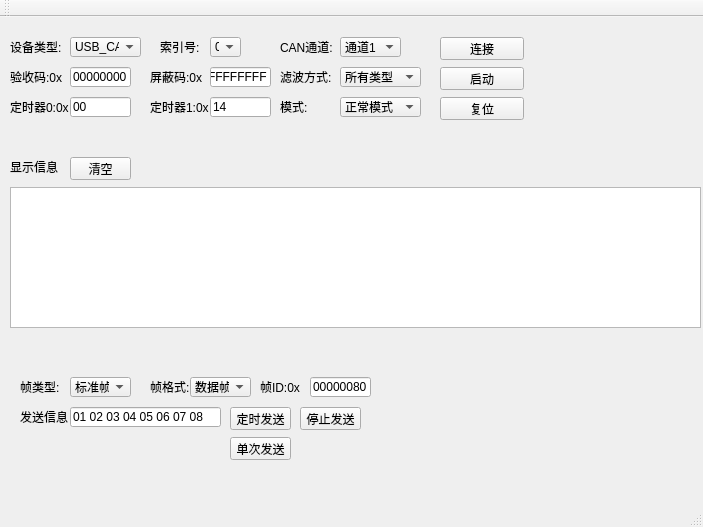
<?xml version="1.0" encoding="UTF-8"?>
<ui version="4.0">
 <class>MainWindow</class>
 <widget class="QMainWindow" name="MainWindow">
  <property name="geometry">
   <rect>
    <x>0</x>
    <y>0</y>
    <width>703</width>
    <height>527</height>
   </rect>
  </property>
  <property name="windowTitle">
   <string>MainWindow</string>
  </property>
  <widget class="QWidget" name="centralWidget">
   <widget class="QComboBox" name="CanRoute">
    <property name="geometry">
     <rect>
      <x>340</x>
      <y>20</y>
      <width>61</width>
      <height>20</height>
     </rect>
    </property>
    <item>
     <property name="text">
      <string>通道1</string>
     </property>
    </item>
    <item>
     <property name="text">
      <string>通道2</string>
     </property>
    </item>
   </widget>
   <widget class="QLabel" name="label_62">
    <property name="geometry">
     <rect>
      <x>150</x>
      <y>80</y>
      <width>71</width>
      <height>20</height>
     </rect>
    </property>
    <property name="text">
     <string>定时器1:0x</string>
    </property>
   </widget>
   <widget class="QLabel" name="label_63">
    <property name="geometry">
     <rect>
      <x>280</x>
      <y>80</y>
      <width>71</width>
      <height>20</height>
     </rect>
    </property>
    <property name="text">
     <string>模式:</string>
    </property>
   </widget>
   <widget class="QLineEdit" name="AccCode">
    <property name="geometry">
     <rect>
      <x>70</x>
      <y>50</y>
      <width>61</width>
      <height>20</height>
     </rect>
    </property>
    <property name="text">
     <string>00000000</string>
    </property>
   </widget>
   <widget class="QLineEdit" name="Timing0">
    <property name="geometry">
     <rect>
      <x>70</x>
      <y>80</y>
      <width>61</width>
      <height>20</height>
     </rect>
    </property>
    <property name="text">
     <string>00</string>
    </property>
   </widget>
   <widget class="QLabel" name="label_47">
    <property name="geometry">
     <rect>
      <x>280</x>
      <y>20</y>
      <width>61</width>
      <height>20</height>
     </rect>
    </property>
    <property name="text">
     <string>CAN通道:</string>
    </property>
   </widget>
   <widget class="QLabel" name="label_46">
    <property name="geometry">
     <rect>
      <x>10</x>
      <y>20</y>
      <width>61</width>
      <height>20</height>
     </rect>
    </property>
    <property name="text">
     <string>设备类型:</string>
    </property>
   </widget>
   <widget class="QComboBox" name="EqupType">
    <property name="geometry">
     <rect>
      <x>70</x>
      <y>20</y>
      <width>71</width>
      <height>20</height>
     </rect>
    </property>
    <item>
     <property name="text">
      <string>USB_CAN</string>
     </property>
    </item>
    <item>
     <property name="text">
      <string>USB_CAN2</string>
     </property>
    </item>
   </widget>
   <widget class="QPushButton" name="CanStart">
    <property name="geometry">
     <rect>
      <x>440</x>
      <y>50</y>
      <width>84</width>
      <height>23</height>
     </rect>
    </property>
    <property name="text">
     <string>启动</string>
    </property>
   </widget>
   <widget class="QLabel" name="label_60">
    <property name="geometry">
     <rect>
      <x>280</x>
      <y>50</y>
      <width>71</width>
      <height>20</height>
     </rect>
    </property>
    <property name="text">
     <string>滤波方式:</string>
    </property>
   </widget>
   <widget class="QComboBox" name="FilterType">
    <property name="geometry">
     <rect>
      <x>340</x>
      <y>50</y>
      <width>81</width>
      <height>20</height>
     </rect>
    </property>
    <item>
     <property name="text">
      <string>所有类型</string>
     </property>
    </item>
    <item>
     <property name="text">
      <string>标准帧</string>
     </property>
    </item>
    <item>
     <property name="text">
      <string>扩展帧</string>
     </property>
    </item>
   </widget>
   <widget class="QComboBox" name="WorkMode">
    <property name="geometry">
     <rect>
      <x>340</x>
      <y>80</y>
      <width>81</width>
      <height>20</height>
     </rect>
    </property>
    <item>
     <property name="text">
      <string>正常模式</string>
     </property>
    </item>
    <item>
     <property name="text">
      <string>只听模式</string>
     </property>
    </item>
    <item>
     <property name="text">
      <string>自测模式</string>
     </property>
    </item>
   </widget>
   <widget class="QLabel" name="label_59">
    <property name="geometry">
     <rect>
      <x>150</x>
      <y>50</y>
      <width>61</width>
      <height>20</height>
     </rect>
    </property>
    <property name="text">
     <string>屏蔽码:0x</string>
    </property>
   </widget>
   <widget class="QLineEdit" name="Timing1">
    <property name="geometry">
     <rect>
      <x>210</x>
      <y>80</y>
      <width>61</width>
      <height>20</height>
     </rect>
    </property>
    <property name="text">
     <string>14</string>
    </property>
   </widget>
   <widget class="QPushButton" name="CanConnect">
    <property name="geometry">
     <rect>
      <x>440</x>
      <y>20</y>
      <width>84</width>
      <height>23</height>
     </rect>
    </property>
    <property name="text">
     <string>连接</string>
    </property>
   </widget>
   <widget class="QLabel" name="label_61">
    <property name="geometry">
     <rect>
      <x>10</x>
      <y>80</y>
      <width>71</width>
      <height>20</height>
     </rect>
    </property>
    <property name="text">
     <string>定时器0:0x</string>
    </property>
   </widget>
   <widget class="QLineEdit" name="AccMask">
    <property name="geometry">
     <rect>
      <x>210</x>
      <y>50</y>
      <width>61</width>
      <height>20</height>
     </rect>
    </property>
    <property name="text">
     <string>FFFFFFFF</string>
    </property>
   </widget>
   <widget class="QLabel" name="label_48">
    <property name="geometry">
     <rect>
      <x>10</x>
      <y>50</y>
      <width>71</width>
      <height>20</height>
     </rect>
    </property>
    <property name="text">
     <string>验收码:0x</string>
    </property>
   </widget>
   <widget class="QPlainTextEdit" name="plainTextEdit">
    <property name="geometry">
     <rect>
      <x>10</x>
      <y>170</y>
      <width>691</width>
      <height>141</height>
     </rect>
    </property>
   </widget>
   <widget class="QLabel" name="label_65">
    <property name="geometry">
     <rect>
      <x>160</x>
      <y>20</y>
      <width>41</width>
      <height>20</height>
     </rect>
    </property>
    <property name="text">
     <string>索引号:</string>
    </property>
   </widget>
   <widget class="QComboBox" name="EqupType_2">
    <property name="geometry">
     <rect>
      <x>210</x>
      <y>20</y>
      <width>31</width>
      <height>20</height>
     </rect>
    </property>
    <item>
     <property name="text">
      <string>0</string>
     </property>
    </item>
    <item>
     <property name="text">
      <string>1</string>
     </property>
    </item>
    <item>
     <property name="text">
      <string>3</string>
     </property>
    </item>
    <item>
     <property name="text">
      <string>4</string>
     </property>
    </item>
   </widget>
   <widget class="QPushButton" name="CanRestart">
    <property name="geometry">
     <rect>
      <x>440</x>
      <y>80</y>
      <width>84</width>
      <height>23</height>
     </rect>
    </property>
    <property name="text">
     <string>复位</string>
    </property>
   </widget>
   <widget class="QLabel" name="label_64">
    <property name="geometry">
     <rect>
      <x>10</x>
      <y>140</y>
      <width>71</width>
      <height>20</height>
     </rect>
    </property>
    <property name="text">
     <string>显示信息</string>
    </property>
   </widget>
   <widget class="QLineEdit" name="DataSendlineEdit">
    <property name="geometry">
     <rect>
      <x>70</x>
      <y>390</y>
      <width>151</width>
      <height>20</height>
     </rect>
    </property>
    <property name="text">
     <string>01 02 03 04 05 06 07 08</string>
    </property>
   </widget>
   <widget class="QLabel" name="label_66">
    <property name="geometry">
     <rect>
      <x>20</x>
      <y>390</y>
      <width>71</width>
      <height>20</height>
     </rect>
    </property>
    <property name="text">
     <string>发送信息</string>
    </property>
   </widget>
   <widget class="QPushButton" name="SendTimer">
    <property name="geometry">
     <rect>
      <x>230</x>
      <y>390</y>
      <width>61</width>
      <height>23</height>
     </rect>
    </property>
    <property name="text">
     <string>定时发送</string>
    </property>
   </widget>
   <widget class="QPushButton" name="StopSend">
    <property name="geometry">
     <rect>
      <x>300</x>
      <y>390</y>
      <width>61</width>
      <height>23</height>
     </rect>
    </property>
    <property name="text">
     <string>停止发送</string>
    </property>
   </widget>
   <widget class="QPushButton" name="SendOne">
    <property name="geometry">
     <rect>
      <x>230</x>
      <y>420</y>
      <width>61</width>
      <height>23</height>
     </rect>
    </property>
    <property name="text">
     <string>单次发送</string>
    </property>
   </widget>
   <widget class="QPushButton" name="Clear">
    <property name="geometry">
     <rect>
      <x>70</x>
      <y>140</y>
      <width>61</width>
      <height>23</height>
     </rect>
    </property>
    <property name="text">
     <string>清空</string>
    </property>
   </widget>
   <widget class="QLabel" name="label_49">
    <property name="geometry">
     <rect>
      <x>20</x>
      <y>360</y>
      <width>61</width>
      <height>20</height>
     </rect>
    </property>
    <property name="text">
     <string>帧类型:</string>
    </property>
   </widget>
   <widget class="QComboBox" name="FreamType">
    <property name="geometry">
     <rect>
      <x>70</x>
      <y>360</y>
      <width>61</width>
      <height>20</height>
     </rect>
    </property>
    <item>
     <property name="text">
      <string>标准帧</string>
     </property>
    </item>
    <item>
     <property name="text">
      <string>扩展帧</string>
     </property>
    </item>
   </widget>
   <widget class="QLabel" name="label_50">
    <property name="geometry">
     <rect>
      <x>150</x>
      <y>360</y>
      <width>61</width>
      <height>20</height>
     </rect>
    </property>
    <property name="text">
     <string>帧格式:</string>
    </property>
   </widget>
   <widget class="QComboBox" name="FreamFormat">
    <property name="geometry">
     <rect>
      <x>190</x>
      <y>360</y>
      <width>61</width>
      <height>20</height>
     </rect>
    </property>
    <item>
     <property name="text">
      <string>数据帧</string>
     </property>
    </item>
    <item>
     <property name="text">
      <string>远程帧</string>
     </property>
    </item>
   </widget>
   <widget class="QLabel" name="label_51">
    <property name="geometry">
     <rect>
      <x>260</x>
      <y>360</y>
      <width>41</width>
      <height>20</height>
     </rect>
    </property>
    <property name="text">
     <string>帧ID:0x</string>
    </property>
   </widget>
   <widget class="QLineEdit" name="FreamID">
    <property name="geometry">
     <rect>
      <x>310</x>
      <y>360</y>
      <width>61</width>
      <height>20</height>
     </rect>
    </property>
    <property name="text">
     <string>00000080</string>
    </property>
   </widget>
  </widget>
  <widget class="QMenuBar" name="menuBar">
   <property name="geometry">
    <rect>
     <x>0</x>
     <y>0</y>
     <width>703</width>
     <height>23</height>
    </rect>
   </property>
  </widget>
  <widget class="QToolBar" name="mainToolBar">
   <attribute name="toolBarArea">
    <enum>TopToolBarArea</enum>
   </attribute>
   <attribute name="toolBarBreak">
    <bool>false</bool>
   </attribute>
  </widget>
  <widget class="QStatusBar" name="statusBar"/>
 </widget>
 <layoutdefault spacing="6" margin="11"/>
 <resources/>
 <connections/>
</ui>
